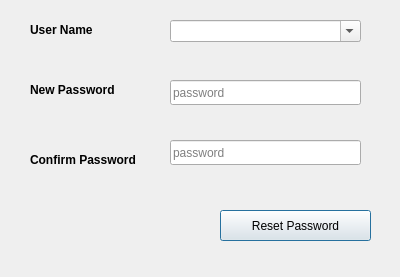
<?xml version="1.0" encoding="UTF-8"?>
<ui version="4.0">
 <class>user</class>
 <widget class="QDialog" name="user">
  <property name="geometry">
   <rect>
    <x>0</x>
    <y>0</y>
    <width>400</width>
    <height>277</height>
   </rect>
  </property>
  <property name="minimumSize">
   <size>
    <width>400</width>
    <height>277</height>
   </size>
  </property>
  <property name="maximumSize">
   <size>
    <width>400</width>
    <height>277</height>
   </size>
  </property>
  <property name="windowTitle">
   <string>user</string>
  </property>
  <widget class="QLabel" name="label_2">
   <property name="geometry">
    <rect>
     <x>30</x>
     <y>70</y>
     <width>111</width>
     <height>40</height>
    </rect>
   </property>
   <property name="font">
    <font>
     <pointsize>9</pointsize>
     <weight>75</weight>
     <bold>true</bold>
    </font>
   </property>
   <property name="text">
    <string>New Password</string>
   </property>
  </widget>
  <widget class="QLineEdit" name="LE_password">
   <property name="geometry">
    <rect>
     <x>170</x>
     <y>80</y>
     <width>191</width>
     <height>25</height>
    </rect>
   </property>
   <property name="text">
    <string/>
   </property>
   <property name="maxLength">
    <number>32767</number>
   </property>
   <property name="echoMode">
    <enum>QLineEdit::Password</enum>
   </property>
   <property name="placeholderText">
    <string>password</string>
   </property>
  </widget>
  <widget class="QLineEdit" name="LE_password2">
   <property name="geometry">
    <rect>
     <x>170</x>
     <y>140</y>
     <width>191</width>
     <height>25</height>
    </rect>
   </property>
   <property name="text">
    <string/>
   </property>
   <property name="maxLength">
    <number>32767</number>
   </property>
   <property name="echoMode">
    <enum>QLineEdit::Password</enum>
   </property>
   <property name="placeholderText">
    <string>password</string>
   </property>
  </widget>
  <widget class="QLabel" name="label_3">
   <property name="geometry">
    <rect>
     <x>30</x>
     <y>140</y>
     <width>131</width>
     <height>40</height>
    </rect>
   </property>
   <property name="font">
    <font>
     <pointsize>9</pointsize>
     <weight>75</weight>
     <bold>true</bold>
    </font>
   </property>
   <property name="text">
    <string>Confirm Password</string>
   </property>
  </widget>
  <widget class="QPushButton" name="BTN_resetPass">
   <property name="geometry">
    <rect>
     <x>220</x>
     <y>210</y>
     <width>151</width>
     <height>31</height>
    </rect>
   </property>
   <property name="minimumSize">
    <size>
     <width>141</width>
     <height>25</height>
    </size>
   </property>
   <property name="maximumSize">
    <size>
     <width>1777777</width>
     <height>1777777</height>
    </size>
   </property>
   <property name="font">
    <font>
     <pointsize>9</pointsize>
    </font>
   </property>
   <property name="text">
    <string>Reset Password</string>
   </property>
  </widget>
  <widget class="QLabel" name="label_4">
   <property name="geometry">
    <rect>
     <x>30</x>
     <y>10</y>
     <width>111</width>
     <height>40</height>
    </rect>
   </property>
   <property name="font">
    <font>
     <pointsize>9</pointsize>
     <weight>75</weight>
     <bold>true</bold>
    </font>
   </property>
   <property name="text">
    <string>User Name</string>
   </property>
  </widget>
  <widget class="QComboBox" name="LE_username">
   <property name="geometry">
    <rect>
     <x>170</x>
     <y>20</y>
     <width>191</width>
     <height>22</height>
    </rect>
   </property>
   <property name="editable">
    <bool>true</bool>
   </property>
  </widget>
 </widget>
 <resources/>
 <connections/>
</ui>
